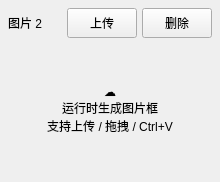
                     <widget class="QFrame" name="imageCard2">
                      <property name="minimumSize">
                       <size>
                        <width>210</width>
                        <height>180</height>
                       </size>
                      </property>
                      <layout class="QVBoxLayout" name="imageCard2Layout">
                       <property name="spacing">
                        <number>6</number>
                       </property>
                       <property name="leftMargin">
                        <number>8</number>
                       </property>
                       <property name="topMargin">
                        <number>8</number>
                       </property>
                       <property name="rightMargin">
                        <number>8</number>
                       </property>
                       <property name="bottomMargin">
                        <number>8</number>
                       </property>
                       <item>
                        <layout class="QHBoxLayout" name="imageCard2HeaderLayout">
                         <property name="spacing">
                          <number>5</number>
                         </property>
                         <property name="leftMargin">
                          <number>0</number>
                         </property>
                         <property name="topMargin">
                          <number>0</number>
                         </property>
                         <property name="rightMargin">
                          <number>0</number>
                         </property>
                         <property name="bottomMargin">
                          <number>0</number>
                         </property>
                         <item>
                          <widget class="QLabel" name="lblImageNumber2">
                           <property name="text">
                            <string>图片 2</string>
                           </property>
                          </widget>
                         </item>
                         <item>
                          <spacer name="imageCard2Spacer">
                           <property name="orientation">
                            <enum>Qt::Orientation::Horizontal</enum>
                           </property>
                           <property name="sizeType">
                            <enum>QSizePolicy::Policy::Expanding</enum>
                           </property>
                           <property name="sizeHint" stdset="0">
                            <size>
                             <width>20</width>
                             <height>20</height>
                            </size>
                           </property>
                          </spacer>
                         </item>
                         <item>
                          <widget class="QPushButton" name="btnUploadImage2">
                           <property name="minimumSize">
                            <size>
                             <width>58</width>
                             <height>30</height>
                            </size>
                           </property>
                           <property name="maximumSize">
                            <size>
                             <width>70</width>
                             <height>30</height>
                            </size>
                           </property>
                           <property name="toolTip">
                            <string>上传第 2 张图片</string>
                           </property>
                           <property name="text">
                            <string>上传</string>
                           </property>
                          </widget>
                         </item>
                         <item>
                          <widget class="QPushButton" name="btnDeleteImage2">
                           <property name="minimumSize">
                            <size>
                             <width>58</width>
                             <height>30</height>
                            </size>
                           </property>
                           <property name="maximumSize">
                            <size>
                             <width>70</width>
                             <height>30</height>
                            </size>
                           </property>
                           <property name="toolTip">
                            <string>删除第 2 张图片</string>
                           </property>
                           <property name="text">
                            <string>删除</string>
                           </property>
                          </widget>
                         </item>
                        </layout>
                       </item>
                       <item>
                        <widget class="QLabel" name="lblImageDropZone2">
                         <property name="minimumSize">
                          <size>
                           <width>0</width>
                           <height>130</height>
                          </size>
                         </property>
                         <property name="text">
                          <string>☁
运行时生成图片框
支持上传 / 拖拽 / Ctrl+V</string>
                         </property>
                         <property name="alignment">
                          <set>Qt::AlignmentFlag::AlignCenter</set>
                         </property>
                         <property name="wordWrap">
                          <bool>true</bool>
                         </property>
                         <property name="dropZone" stdset="0">
                          <bool>true</bool>
                         </property>
                        </widget>
                       </item>
                      </layout>
                      <property name="uiPlaceholder">
                       <bool>true</bool>
                      </property>
                     </widget>
